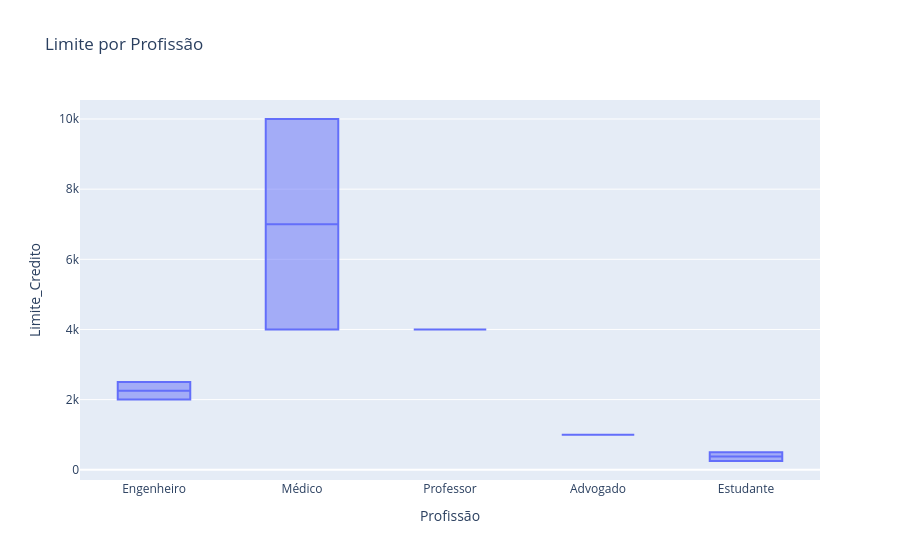

Notebook source saved alongside this figure:
### Markdown cell above
## BoxPlot Limite de Crédito por Profissão

### Code cell
fig = px.box(df, x='Profissão', y='Limite_Credito', title='Limite por Profissão')
fig.show()

### Figure 1 — Plotly figure (JSON) as saved in the notebook; plotly's stock layout.template omitted (floating-point values rounded to 4 significant figures)
{"data": [{"alignmentgroup": "True", "hovertemplate": "Profissão=%{x}<br>Limite_Credito=%{y}<extra></extra>", "legendgroup": "", "marker": {"color": "#636efa"}, "name": "", "notched": false, "offsetgroup": "", "orientation": "v", "showlegend": false, "type": "box", "x": ["Engenheiro", "Médico", "Professor", "Advogado", "Médico", "Engenheiro", "Estudante", "Estudante"], "x0": " ", "xaxis": "x", "y": [2500, 4000, 4000, 1000, 10000, 2000, 500, 250], "y0": " ", "yaxis": "y"}], "layout": {"boxmode": "group", "legend": {"tracegroupgap": 0}, "title": {"text": "Limite por Profissão"}, "xaxis": {"anchor": "y", "domain": [0, 1], "title": {"text": "Profissão"}}, "yaxis": {"anchor": "x", "domain": [0, 1], "title": {"text": "Limite_Credito"}}}}
